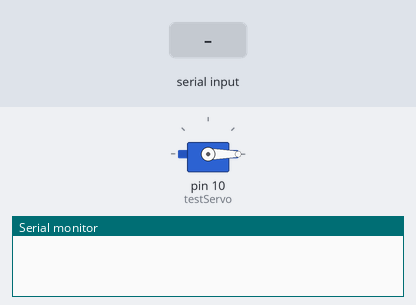
Simulated run of this sketch. Board: Arduino Uno, built with avr-gcc and run on an emulated ATmega328P. Parts: servo, the last lines printed to the serial monitor. The inputs (shaded band) are chosen by the test bench.

Above: at 1.2 s.
1.3 s: "90,45\n" received over Serial
At 2.1 s:
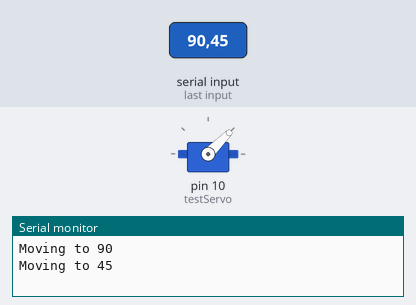
3.8 s: "30,150\n" received over Serial
At 4.4 s:
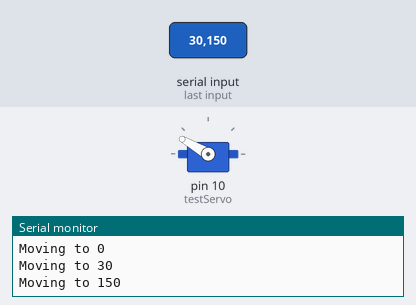
Timing chart, 0 to 6.8 s (numbered marks = the images above; inputs shaded):
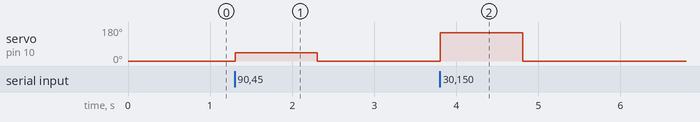

The sketch:

cmd_pwm.ino
```cpp
/**
 * Moves servo on Pin9 to a position from serial
 */
#include <Servo.h>
Servo testServo;
int pos = 0;
int tmp;

void setup()
{
  Serial.begin(9600);
  testServo.attach(10);
}


void loop()
{
  if (Serial.available()) {
    tmp = Serial.parseInt();
    if (tmp > 180 || tmp < 0) {
      Serial.println("Position must be on [0, 180]!");
    } else {
      pos = tmp;
      Serial.print("Moving to ");
      Serial.println(pos);
    }
  }
  testServo.write(pos);
}
```

Measured:
- after the input at 1.3 s, servo on pin 10 (testServo): 0° → 45° at once, → 0° 1.0 s later
- after the input at 3.8 s, servo on pin 10 (testServo): 0° → 150° at once, → 0° 1.0 s later
